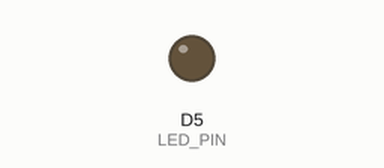
A sketch run on a simulated ESP8266 (NodeMCU). Shown: output pins drawn as LEDs (lit = HIGH). WiFi joins after 1.5 s; servers stay silent unless stated; what the sketch prints to the serial monitor is not drawn.

Above: at 0.1 s.
At 3.8 s:
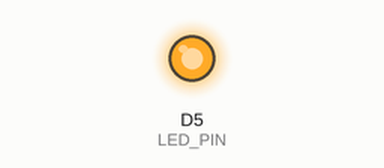
Timing chart, 0 to 5.4 s (numbered marks = the images above):
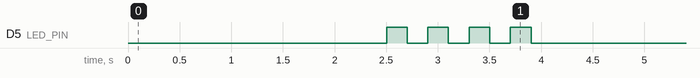

The sketch:

main.ino
```cpp
#include <ESP8266WiFi.h>
#include <ESP8266WebServer.h>

#define LED_PIN D5

// network credentials
const char* ssid = "YOUR_SSID";
const char* password = "YOUR_WIFI_PASSWORD";

ESP8266WebServer server(80);

void ledOn() {
  digitalWrite(LED_PIN, HIGH);
}

void ledOff() {
  digitalWrite(LED_PIN, LOW);
}

void wifiConnect() {
  WiFi.begin(ssid, password);
  Serial.println("");

  // wait for connection
  while (WiFi.status() != WL_CONNECTED) {
    delay(500);
    Serial.print(".");
  }
}

void setup() {
  pinMode(LED_PIN, OUTPUT);
  ledOff();

  delay(1000);
  Serial.begin(115200);

  // only connect to wifi if not yet connected
  // otherwise, this would block if you e.g. restarted the esp via RST-Button or flashing while a connection is already established
  if (WiFi.status() != WL_CONNECTED)
    wifiConnect();

  Serial.println("");
  Serial.print("connected to ");
  Serial.println(ssid);
  Serial.print("ip address: ");
  Serial.println(WiFi.localIP());

  // blinking LED to signal successful wifi connection
  for (auto i = 0; i < 4; i++) {
    ledOn();
    delay(200);
    ledOff();
    delay(200);
  }

  // create routes for server
  //
  // http://[ip_address]/on should be used to turn the led on
  // http://[ip_address]/off should be used to turn the led off
  //
  // the returned website is simply "", since the server doesn't need to display any content
  server.on("/on", [](){
    server.send(200, "text/html", "");
    ledOn();
  });
  server.on("/off", [](){
    server.send(200, "text/html", "");
    ledOff();
  });

  // start server
  server.begin();
  Serial.println("HTTP server started");
}

void loop() {
  server.handleClient();
}
```
